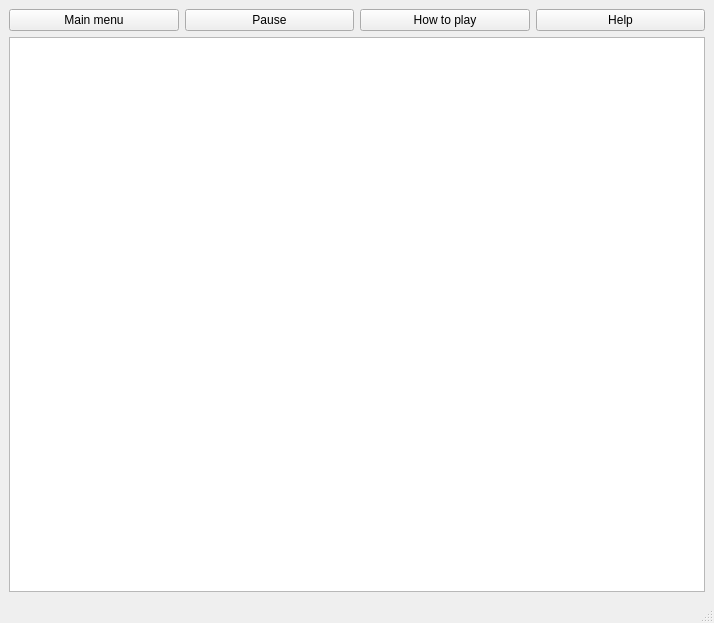
<?xml version="1.0" encoding="UTF-8"?>
<ui version="4.0">
 <class>MainWindow</class>
 <widget class="QMainWindow" name="MainWindow">
  <property name="geometry">
   <rect>
    <x>0</x>
    <y>0</y>
    <width>714</width>
    <height>623</height>
   </rect>
  </property>
  <property name="windowTitle">
   <string>MainWindow</string>
  </property>
  <widget class="QWidget" name="levelScreen">
   <layout class="QHBoxLayout" name="horizontalLayout_2">
    <item>
     <layout class="QVBoxLayout" name="verticalLayout">
      <item>
       <layout class="QHBoxLayout" name="horizontalLayout">
        <item>
         <widget class="QPushButton" name="mainMenuButton">
          <property name="text">
           <string>Main menu</string>
          </property>
         </widget>
        </item>
        <item>
         <widget class="QPushButton" name="pauseButton">
          <property name="text">
           <string>Pause</string>
          </property>
         </widget>
        </item>
        <item>
         <widget class="QPushButton" name="HTP_button">
          <property name="text">
           <string>How to play</string>
          </property>
         </widget>
        </item>
        <item>
         <widget class="QPushButton" name="helpButton">
          <property name="text">
           <string>Help</string>
          </property>
         </widget>
        </item>
       </layout>
      </item>
      <item>
       <widget class="QGraphicsView" name="MazeView">
        <property name="sizePolicy">
         <sizepolicy hsizetype="Expanding" vsizetype="Expanding">
          <horstretch>0</horstretch>
          <verstretch>0</verstretch>
         </sizepolicy>
        </property>
       </widget>
      </item>
     </layout>
    </item>
   </layout>
  </widget>
  <widget class="QMenuBar" name="menubar">
   <property name="geometry">
    <rect>
     <x>0</x>
     <y>0</y>
     <width>714</width>
     <height>24</height>
    </rect>
   </property>
  </widget>
  <widget class="QStatusBar" name="statusbar"/>
 </widget>
 <resources/>
 <connections>
  <connection>
   <sender>pauseButton</sender>
   <signal>clicked()</signal>
   <receiver>MainWindow</receiver>
   <slot>pauseGame()</slot>
   <hints>
    <hint type="sourcelabel">
     <x>283</x>
     <y>44</y>
    </hint>
    <hint type="destinationlabel">
     <x>340</x>
     <y>463</y>
    </hint>
   </hints>
  </connection>
  <connection>
   <sender>HTP_button</sender>
   <signal>clicked()</signal>
   <receiver>MainWindow</receiver>
   <slot>showControls()</slot>
   <hints>
    <hint type="sourcelabel">
     <x>515</x>
     <y>46</y>
    </hint>
    <hint type="destinationlabel">
     <x>547</x>
     <y>463</y>
    </hint>
   </hints>
  </connection>
  <connection>
   <sender>helpButton</sender>
   <signal>clicked()</signal>
   <receiver>MainWindow</receiver>
   <slot>showHelp()</slot>
   <hints>
    <hint type="sourcelabel">
     <x>696</x>
     <y>44</y>
    </hint>
    <hint type="destinationlabel">
     <x>713</x>
     <y>464</y>
    </hint>
   </hints>
  </connection>
 </connections>
 <slots>
  <slot>pauseGame()</slot>
  <slot>showControls()</slot>
  <slot>showHelp()</slot>
 </slots>
</ui>
